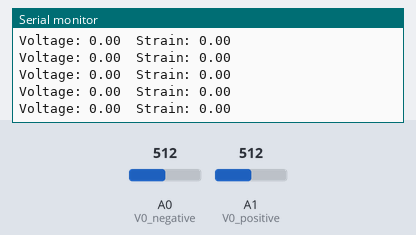
This sketch was run on a simulated Arduino Uno, built with avr-gcc and run on an emulated ATmega328P. Parts: the last lines printed to the serial monitor. The test bench sets the inputs (shaded band); at power-on: A0 (V0_negative) = 512, A1 (V0_positive) = 512.

Above: at 1.2 s.
1.3 s: A0 (V0_negative) set to 716
At 1.32 s:
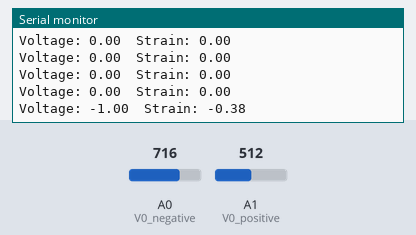
2.8 s: A1 (V0_positive) set to 306
At 2.84 s:
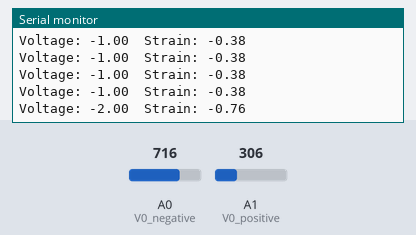
4.3 s: A0 (V0_negative) set to 900
At 4.36 s:
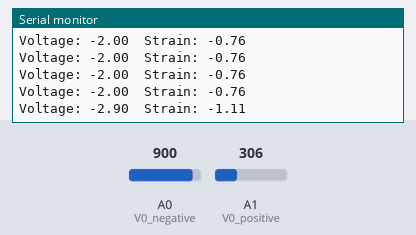
7.3 s: A1 (V0_positive) set to 122
At 7.39 s:
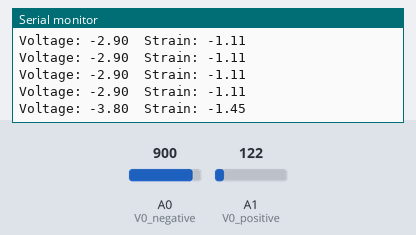
Timing chart, 0 to 9.8 s (numbered marks = the images above; inputs shaded):
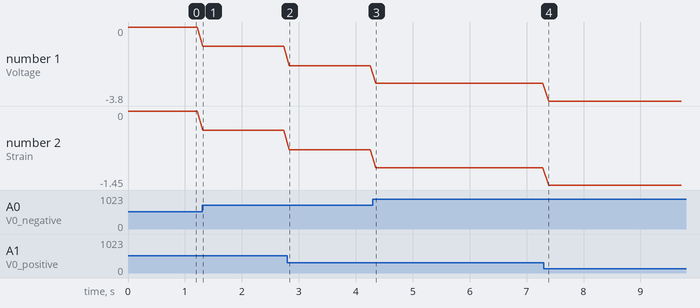

The sketch:

voltage-reading.ino
```cpp
// Created: 6/22/2022
// Author: Sumit Das (sumit.das.f@gmail.com

#define V0_positive A1            // this is the positive terminal of the output voltage (arbitrary)
#define V0_negative A0            // negative terminal
const float gauge_factor = 2.1;  // gauge factor is a property of the strain gauge

void setup() {
  Serial.begin(9600);
  pinMode(V0_positive, INPUT);
  pinMode(V0_negative, INPUT);
}

void loop() {
  float voltage_positive = voltageOf(analogRead(V0_positive));
  float voltage_negative = voltageOf(analogRead(V0_negative));
  float outputVoltage = voltage_positive - voltage_negative;
  float strain = (4 * outputVoltage)/(5.0 * gauge_factor);
  Serial.print("Voltage: ");
  Serial.print(outputVoltage);
  Serial.print("\tStrain: ");
  Serial.println(strain);
  delay(100);
}

float voltageOf(int value){
  return value/1023.0 * 5.0;
}
```

Measured:
- after the input at 1.3 s, the serial monitor: prints a new line at once (image 1)
- after the input at 2.8 s, the serial monitor: prints a new line at once (image 2)
- after the input at 4.3 s, the serial monitor: prints a new line after 0.05 s (image 3)
- after the input at 7.3 s, the serial monitor: prints a new line after 0.09 s (image 4)
- plotted number 1: 0 → -1 after the input at 1.3 s, -1 → -2 after the input at 2.8 s, -2 → -2.9 after the input at 4.3 s, -2.9 → -3.8 after the input at 7.3 s
- plotted number 2: 0 → -0.38 after the input at 1.3 s, -0.38 → -0.76 after the input at 2.8 s, -0.76 → -1.11 after the input at 4.3 s, -1.11 → -1.45 after the input at 7.3 s
